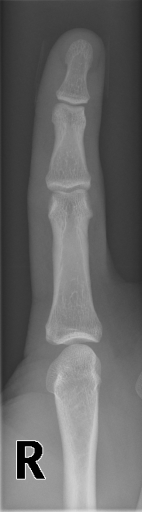
#> input picture 4/T4.png, 142 x 512 px, found by its file name
$ python Highboost.py
#> lines starting #> are read from the running program, lines starting #| are printed output that depends on the picture
# libraries
import cv2
import numpy as np
import matplotlib.pyplot as plt

# input image f(x,y)
f = cv2.imread('/Users/ayusapurboo/Downloads/MD AYUS_20028296/MD AYUS_20028296 (SF)/xray_dataset/test/4/T4.png', 0)
#> f is the input picture: shape (512, 142); min 0, max 252, mean 101.9

plt.imshow(f, cmap='gray')
plt.axis('off')
plt.show()

# input image in frequency domain, F(u,v)
F = np.fft.fftshift(np.fft.fft2(f))

plt.imshow(np.log1p(np.abs(F)), cmap='gray')
plt.axis('off')
plt.show()
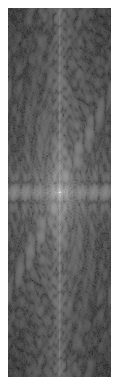
#> figure drawn by matplotlib, 1 panel

# Gaussian Low Pass Filter
M,N = F.shape
#> M = 512; N = 142
H = np.zeros((M,N), dtype=np.float32)
D0 = 10
for u in range(M):
    for v in range(N):
        D = np.sqrt((u-M/2)**2 + (v-N/2)**2)
        H[u,v] = np.exp(-D**2/(2*D0*D0))
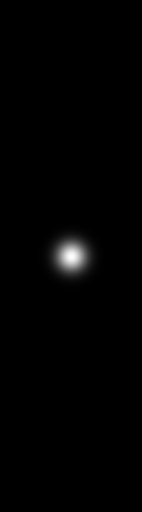
#> H: shape (512, 142) float32; min 0, max 1, mean 0.00864

plt.imshow(H, cmap='gray')
plt.axis('off')
plt.show()

# create fLP(x,y) (smoothed image)
FLP = H * F
plt.imshow(np.log1p(np.abs(FLP)), cmap='gray')
plt.axis('off')
plt.show()
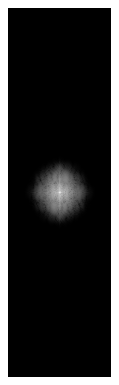
#> figure drawn by matplotlib, 1 panel
FLP = np.fft.ifftshift(FLP)
fLP = np.abs(np.fft.ifft2(FLP))
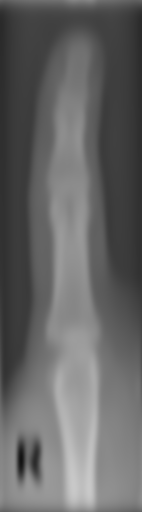
#> fLP: shape (512, 142) float64; min 18.21, max 200.8, mean 101.9

plt.imshow(fLP, cmap='gray')
plt.axis('off')
plt.show()

# create mask g(x,y)
gMask = f - fLP
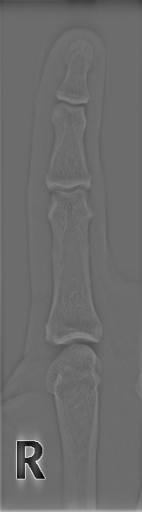
#> gMask: shape (512, 142) float64; min -139.8, max 189.3, mean 0; drawn with min black and max white

plt.imshow(gMask, cmap='gray')
plt.axis('off')
plt.show()

# unsharp masking
k = 5
g = f + k*gMask

plt.imshow(g, cmap='gray')
plt.axis('off')
plt.show()

g = np.clip(g, 0, 255)
plt.imshow(g, cmap='gray')
plt.axis('off')
plt.show()

# Unsharp Masking in Frequency Domain
G = (1 + k*(1-H))*F
g = np.abs(np.fft.ifft2(np.fft.ifftshift(G)))
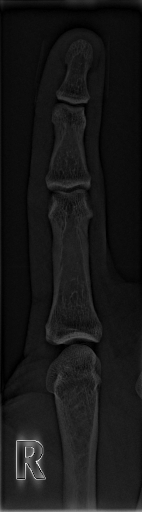
#> g: shape (512, 142) float64; min 0.00482, max 1185.4, mean 110.7; drawn with min black and max white
plt.imshow(g, cmap='gray')
plt.axis('off')
plt.show()

g = np.clip(g, 0, 255)
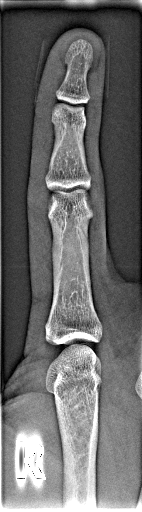
#> g: shape (512, 142) float64; min 0.00482, max 255, mean 106.2
plt.imshow(g, cmap='gray')
plt.axis('off')
plt.show()

$ run again, with 4/11163.png copied over 4/T4.png
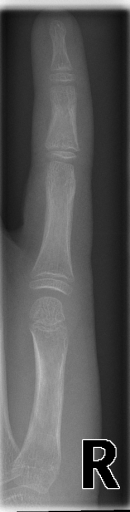
#> input picture 4/11163.png, 130 x 512 px, found by its file name
#> f is the input picture: shape (512, 130); min 0, max 255, mean 86.8
#> `gMask = f - fLP`:
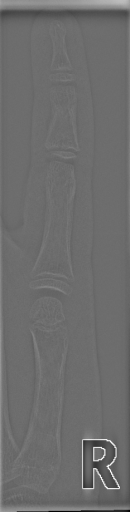
#> gMask: shape (512, 130) float64; min -161.1, max 214.5, mean 0; drawn with min black and max white
#> `g = np.clip(g, 0, 255)`:
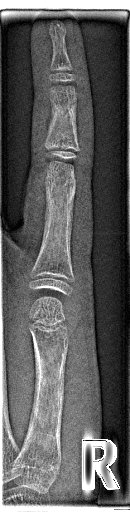
#> g: shape (512, 130) float64; min 0.00246, max 255, mean 93.3

$ run again, with 4/11171.png copied over 4/T4.png
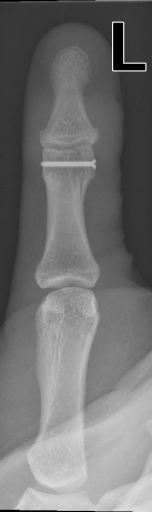
#> input picture 4/11171.png, 152 x 512 px, found by its file name
#> f is the input picture: shape (512, 152); min 0, max 245, mean 114
#> `gMask = f - fLP`:
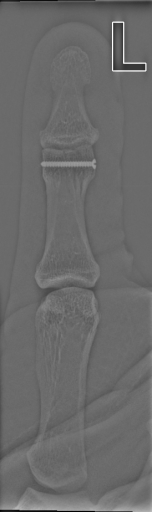
#> gMask: shape (512, 152) float64; min -125.1, max 173.7, mean 0; drawn with min black and max white
#> `g = np.clip(g, 0, 255)`:
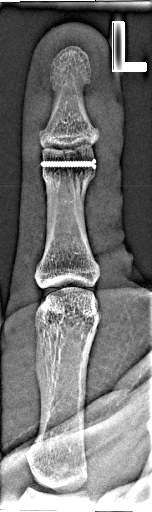
#> g: shape (512, 152) float64; min 0.00229, max 255, mean 116.8

$ run again, with 4/14144.png copied over 4/T4.png
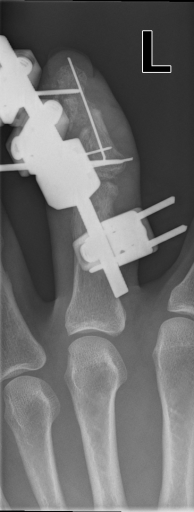
#> input picture 4/14144.png, 194 x 512 px, found by its file name
#> f is the input picture: shape (512, 194); min 0, max 239, mean 108.5
#> `g = np.clip(g, 0, 255)`:
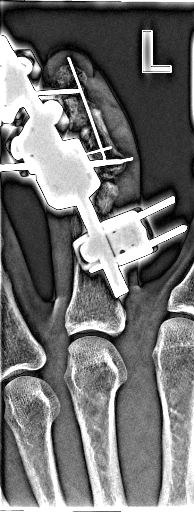
#> g: shape (512, 194) float64; min 0.00184, max 255, mean 115.2
